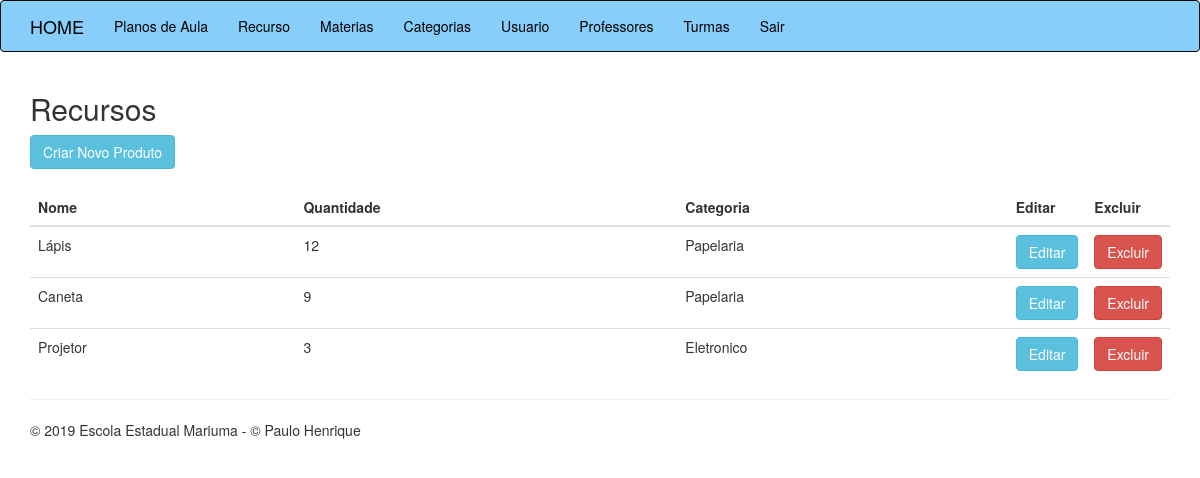
The app's page /recursos.php, older data.
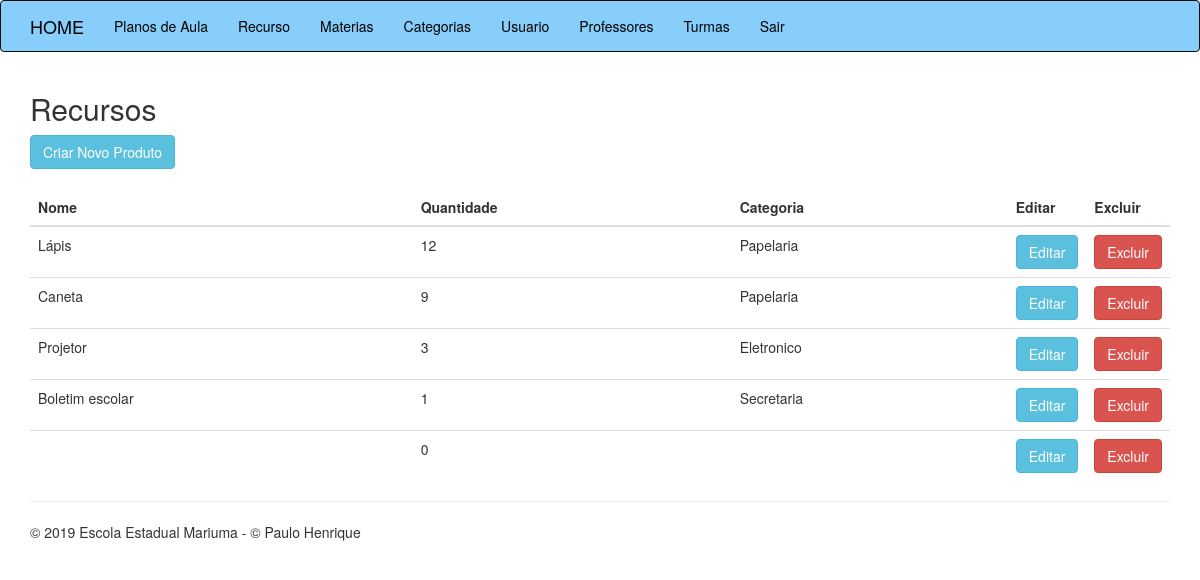
The same page, newer data.
### tables this page shows
CREATE TABLE `tb_recursos` (
  `id` int(11) NOT NULL,
  `nome` varchar(30) NOT NULL,
  `quantidade` int(11) NOT NULL,
  `categoria` varchar(30) NOT NULL
);

### classes/Recurso.php (called while the page is built, shortened)
<?php
class Recurso{
    public function listar(){
        $conexao = new PDO("mysql:host=127.0.0.1;dbname=escola","root","");
        $query = "SELECT id, nome, quantidade, categoria FROM tb_recursos";
        $resultado = $conexao->query($query);
        $lista = $resultado->fetchAll();
        return $lista;
    }
}
?>

### recursos.php (the view)
<?php
    require_once 'cabecalho.php';
    require_once 'classes/Recurso.php';
    $recurso = new Recurso();
    $lista = $recurso->listar();
?>
<h2>Recursos</h2>
<a href="recursos-criar.php" class="btn btn-info">Criar Novo Produto</a>
<br><br>
<table class="table">
    <thead>
        <tr>
            <th>Nome</th>
            <th>Quantidade</th>
            <th>Categoria</th>
            <th class="acao">Editar</th>
            <th class="acao">Excluir</th>
        </tr>
    </thead>
    <tbody>
        <?php foreach($lista as $linha){?>
            <tr>
                <td><?php echo $linha['nome'];?></td>
                <td><?php echo $linha['quantidade'];?></th>
                <td><?php echo $linha['categoria'];?></td>
                <td><a href="recursos-editar.php?CODIGO=<?php echo $linha['id'];?>" class="btn btn-info">Editar</a></td>
                <td><a href="recursos-excluir.php?CODIGO=<?php echo $linha['id'];?>" class="btn btn-danger">Excluir</a></td>
            </tr>
        <?php }?>
    </tbody>
</table>
<?php require_once 'rodape.php' ?>

Row changes from the older to the newer data that the page shows:
added tb_recursos: nome "Boletim escolar", quantidade "1", categoria "Secretaria"
added tb_recursos: quantidade "0"
